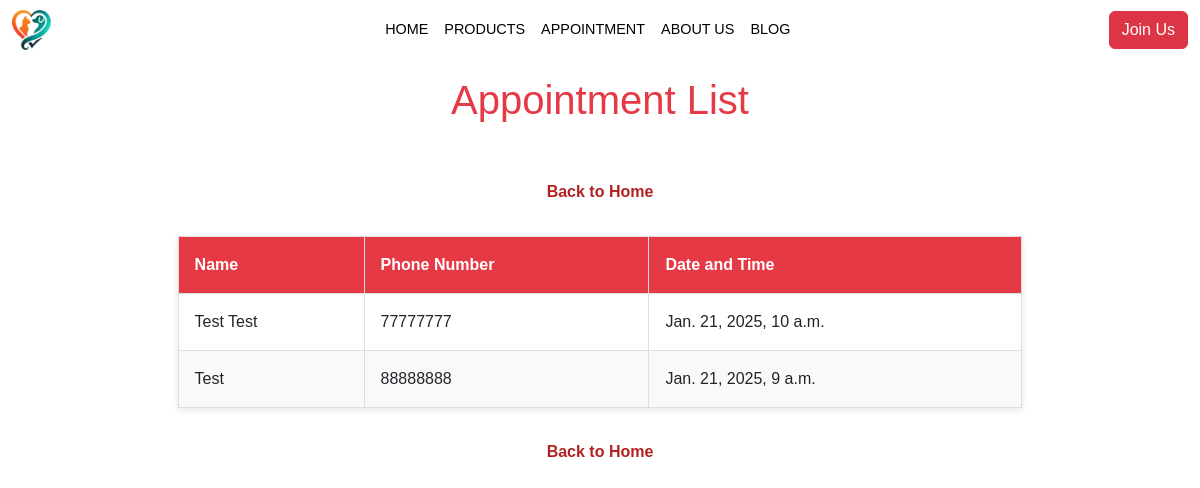
Before: /appointments/appointment_list/ with the older database file.
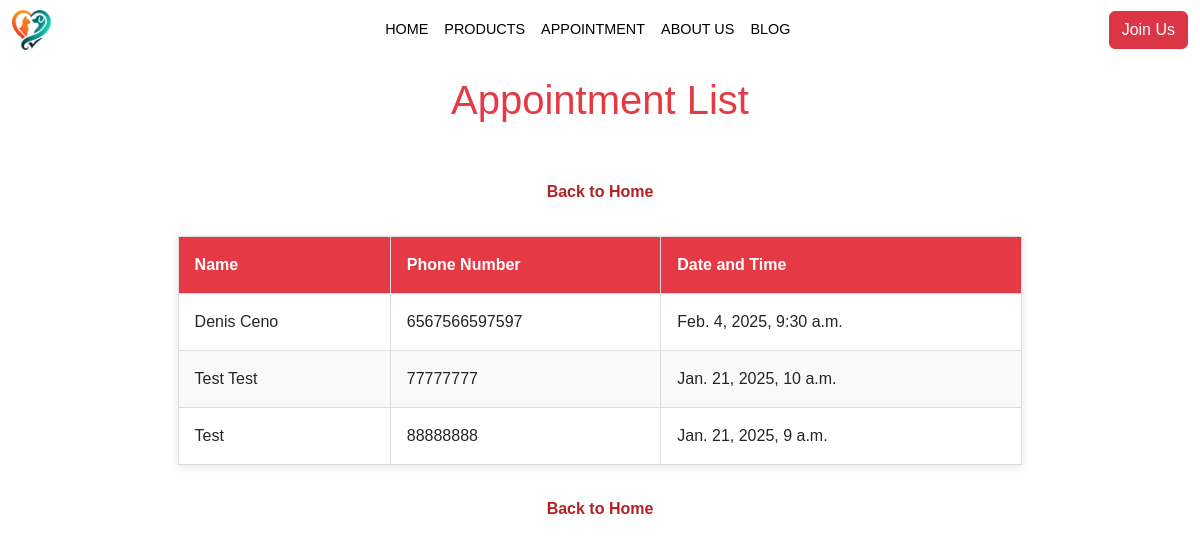
After: the same page with the newer database file.
### appointments/models.py (models this page shows, shortened)
class Appointment(models.Model):
    name = models.CharField(max_length=100)
    email = models.EmailField()
    phone = models.CharField(max_length=15)
    appointment_date = models.DateTimeField()

### appointments/views.py (the view)
# urls.py: path('appointment_list/',views.appointment_list,name='appointment-list'),
def appointment_list(request):
    template_name = 'appointments/appointment_list.html'
    appointments = Appointment.objects.all().order_by('-appointment_date')
    context = {
        'appointments': appointments
    }
    return render(request, template_name, context)

### appointments/templates/appointments/appointment_list.html (shortened to what this page needs)
<!DOCTYPE html>
{% load static %}
<html lang="en">
<head>
    <link
    href="https://cdn.jsdelivr.net/npm/bootstrap@5.3.3/dist/css/bootstrap.min.css"
    rel="stylesheet"
  />
  <link rel="stylesheet" href="{% static 'css/appointment_list.css' %}" type="text/css">
</head>
<body>
    {% include 'navbar.html' %}
    <header>
        <h1>Appointment List</h1>
    </header>
    <div class="back-button">
        <a href="{% url 'home-page' %}">Back to Home</a>
    </div>
    <div class="container">
        <table>
            <thead>
                <tr>
                    <th>Name</th>
                    <th>Phone Number</th>
                    <th>Date and Time</th>
                </tr>
            </thead>
            <tbody>
                {% for appointment in appointments %}
                    <tr>
                        <td>{{ appointment.name }}</td>
                        <td>{{ appointment.phone }}</td>
                        <td>{{ appointment.appointment_date }}</td>
                    </tr>
                {% endfor %}
            </tbody>
        </table>
        <div class="back-button">
            <a href="{% url 'home-page' %}">Back to Home</a>
        </div>
    </div>
</body>
</html>

### templates/navbar.html (shortened to what this page needs)
{% load static %}
<head>
</head>
<nav class="navbar navbar-expand-lg navbar-custom">
  <div class="container-fluid">
    <a class="navbar-brand" href="{% url 'home-page' %}">
      <img
        src="{% static 'images/PetZone_logo.png' %}"
        alt="PetZone Logo"
      />
    </a>
    <div class="collapse navbar-collapse" id="navbarSupportedContent">
      <div class="d-flex justify-content-center flex-grow-1">
        <ul class="navbar-nav mb-2 mb-lg-0">
          {% if user.is_superuser %}
          <li class="nav-item">
            <a class="nav-link all-products-link" href="{% url 'all-products' %}">All Products</a>
          </li>
          <li class="nav-item">
            <a class="nav-link orders-link" href="{% url 'orders' %}">Orders</a>
          </li>
          {% else %}
          <li class="nav-item">
            <a
              class="nav-link home-link"
              aria-current="page"
              href="{% url 'home-page' %}"
              >Home</a
            >
          </li>
          <li class="nav-item">
            <a
              class="nav-link products-link"
              aria-current="page"
              href="{% url 'products-home' %}"
              >Products</a
            >
          </li>
          {% endif %} {% if user.is_superuser %}
          <li class="nav-item" >
            <a class="nav-link appointment-list-link" href="{% url 'appointment-list' %}"
              >Appointment list</a
            >
          </li>
          {% else %}
          <li class="nav-item">
            <a class="nav-link appointment-home-link" href="{% url 'appointment-home' %}"
              >Appointment</a
            >
          </li>
          {% endif %}
          <li class="nav-item">
            <a class="nav-link about-us-link" href="{% url 'about-us' %}">About Us</a>
          </li>
          <li class="nav-item">
            <a class="nav-link blog-link" href="{% url 'blog_list' %}">Blog</a>
          </li>
        </ul>
      </div>
      <ul class="navbar-nav ms-auto mb-2 mb-lg-0">
        {% if user.is_authenticated %}
        <li class="nav-item">
          <a
            class="nav-link active-logout"
            aria-current="page"
            href="{% url 'logout' %}"
            >Logout</a
          >
        </li>
        <li class="nav-item">
          <a
            class="nav-link active"
            aria-current="page"
            href="{% url 'admin:index' %}"
            >Hi <b>{{ user.username }}</b></a
          >
        </li>
        {% else %}
        <li class="nav-item">
          <a href="{% url 'login' %}" class="btn btn-danger" aria-current="page"
            >Join Us</a
          >
        </li>
        {% endif %}
      </ul>
    </div>
  </div>
</nav>

### static/css/appointment_list.css (style rules this page uses)
body { font-family: Arial, sans-serif; background-color: white; margin: 0; padding: 0; }
header { color: #e63946; text-align: center; padding: 1em; }
table { width: 80%; margin: 2em auto; border-collapse: collapse; background-color: white; box-shadow: 0 2px 8px rgba(0, 0, 0, 0.1); }
th, td { padding: 1em; text-align: left; border: 1px solid #ddd; }
th { background-color: #e63946; color: white; }
tr:nth-child(even) { background-color: #f9f9f9; }
.container { width: 90%; margin: 0 auto; }
.back-button { display: block; text-align: center; margin-top: 2em; }
.back-button a { color: #b22222; font-size: 16px; text-decoration: none; font-weight: bold; }

### templates/navbar.html (style rules this page uses)
.navbar-custom { background-color: white; top: 0; width: 100%; z-index: 1030; padding: 5px 0; font-family: Poppins, sans-serif; font-size: 0.9rem; }
.navbar-custom .nav-link { color: black; padding: 8px 12px; text-transform: uppercase; }
.navbar-brand img { height: 40px; }

Changed rows visible on the page:
added Appointment: name "Denis Ceno", phone "6567566597597", appointment_date "Feb. 4, 2025, 9:30 a.m."
